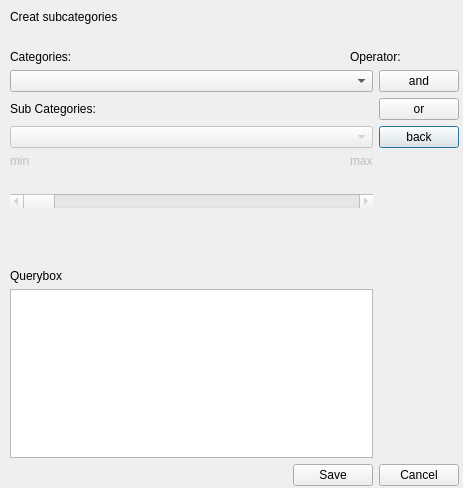
<?xml version="1.0" encoding="UTF-8"?>
<ui version="4.0">
 <class>cohort_settings</class>
 <widget class="QDialog" name="cohort_settings">
  <property name="geometry">
   <rect>
    <x>0</x>
    <y>0</y>
    <width>463</width>
    <height>488</height>
   </rect>
  </property>
  <property name="windowTitle">
   <string>Cohort Subgrouping</string>
  </property>
  <widget class="QWidget" name="verticalLayoutWidget">
   <property name="geometry">
    <rect>
     <x>10</x>
     <y>10</y>
     <width>449</width>
     <height>476</height>
    </rect>
   </property>
   <layout class="QVBoxLayout" name="verticalLayout">
    <item>
     <layout class="QGridLayout" name="gridLayout">
      <item row="5" column="0" colspan="2">
       <widget class="QComboBox" name="subgroups">
        <property name="enabled">
         <bool>false</bool>
        </property>
       </widget>
      </item>
      <item row="13" column="0" colspan="2">
       <widget class="QTextBrowser" name="querybox"/>
      </item>
      <item row="5" column="2">
       <widget class="QPushButton" name="back_button">
        <property name="text">
         <string>back</string>
        </property>
       </widget>
      </item>
      <item row="6" column="1">
       <widget class="QLabel" name="label_8">
        <property name="enabled">
         <bool>false</bool>
        </property>
        <property name="text">
         <string>max</string>
        </property>
       </widget>
      </item>
      <item row="12" column="0">
       <widget class="QLabel" name="label_3">
        <property name="text">
         <string>Querybox</string>
        </property>
       </widget>
      </item>
      <item row="0" column="0" colspan="3">
       <widget class="QLabel" name="label_4">
        <property name="text">
         <string>Creat subcategories</string>
        </property>
       </widget>
      </item>
      <item row="4" column="2">
       <widget class="QPushButton" name="or_button">
        <property name="text">
         <string>or</string>
        </property>
       </widget>
      </item>
      <item row="8" column="0" colspan="2">
       <widget class="QScrollBar" name="horizontalScrollBar">
        <property name="enabled">
         <bool>false</bool>
        </property>
        <property name="orientation">
         <enum>Qt::Horizontal</enum>
        </property>
       </widget>
      </item>
      <item row="3" column="2">
       <widget class="QPushButton" name="and_button">
        <property name="text">
         <string>and</string>
        </property>
       </widget>
      </item>
      <item row="10" column="0">
       <spacer name="verticalSpacer_3">
        <property name="orientation">
         <enum>Qt::Vertical</enum>
        </property>
        <property name="sizeHint" stdset="0">
         <size>
          <width>20</width>
          <height>40</height>
         </size>
        </property>
       </spacer>
      </item>
      <item row="2" column="0">
       <widget class="QLabel" name="label">
        <property name="text">
         <string>Categories:</string>
        </property>
       </widget>
      </item>
      <item row="3" column="0" colspan="2">
       <widget class="QComboBox" name="groups"/>
      </item>
      <item row="1" column="2">
       <widget class="QLabel" name="label_2">
        <property name="text">
         <string/>
        </property>
       </widget>
      </item>
      <item row="4" column="0">
       <widget class="QLabel" name="label_5">
        <property name="text">
         <string>Sub Categories:</string>
        </property>
       </widget>
      </item>
      <item row="9" column="0" colspan="2">
       <spacer name="horizontalSpacer_2">
        <property name="orientation">
         <enum>Qt::Horizontal</enum>
        </property>
        <property name="sizeHint" stdset="0">
         <size>
          <width>40</width>
          <height>20</height>
         </size>
        </property>
       </spacer>
      </item>
      <item row="2" column="1" colspan="2">
       <widget class="QLabel" name="label_7">
        <property name="text">
         <string>Operator:</string>
        </property>
       </widget>
      </item>
      <item row="11" column="0">
       <spacer name="verticalSpacer_2">
        <property name="orientation">
         <enum>Qt::Vertical</enum>
        </property>
        <property name="sizeHint" stdset="0">
         <size>
          <width>20</width>
          <height>40</height>
         </size>
        </property>
       </spacer>
      </item>
      <item row="6" column="0">
       <widget class="QLabel" name="min">
        <property name="enabled">
         <bool>false</bool>
        </property>
        <property name="text">
         <string>min</string>
        </property>
       </widget>
      </item>
      <item row="7" column="0">
       <spacer name="horizontalSpacer_3">
        <property name="orientation">
         <enum>Qt::Horizontal</enum>
        </property>
        <property name="sizeHint" stdset="0">
         <size>
          <width>40</width>
          <height>20</height>
         </size>
        </property>
       </spacer>
      </item>
     </layout>
    </item>
    <item>
     <layout class="QHBoxLayout" name="horizontalLayout">
      <item>
       <spacer name="horizontalSpacer">
        <property name="orientation">
         <enum>Qt::Horizontal</enum>
        </property>
        <property name="sizeHint" stdset="0">
         <size>
          <width>40</width>
          <height>20</height>
         </size>
        </property>
       </spacer>
      </item>
      <item>
       <widget class="QPushButton" name="save_button">
        <property name="text">
         <string>Save</string>
        </property>
       </widget>
      </item>
      <item>
       <widget class="QPushButton" name="cancel_button">
        <property name="text">
         <string>Cancel</string>
        </property>
       </widget>
      </item>
     </layout>
    </item>
   </layout>
  </widget>
 </widget>
 <resources/>
 <connections/>
</ui>
